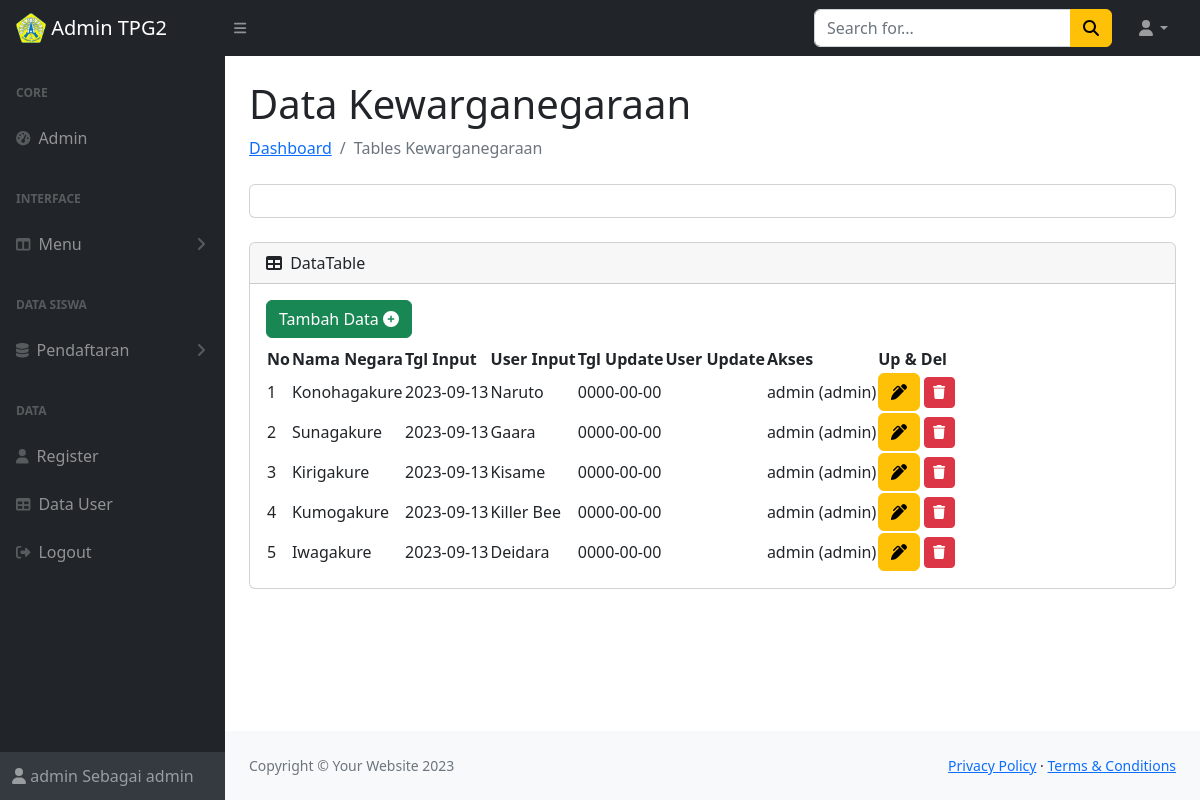
Page /admin_panel/dist/Kewarganegaraan.php (signed in) on the committed database.
### tables this page shows
CREATE TABLE `kewarganegaraan` (
  `id_negara` varchar(5) NOT NULL,
  `nama_negara` varchar(15) NOT NULL,
  `tgl_input` date NOT NULL,
  `user_input` varchar(10) NOT NULL,
  `tgl_update` date NOT NULL,
  `user_update` varchar(10) NOT NULL,
  `id_user` int(11) NOT NULL
);

CREATE TABLE `user` (
  `id_user` int(11) NOT NULL,
  `username` varchar(100) NOT NULL,
  `password` varchar(100) NOT NULL,
  `nama` varchar(50) NOT NULL,
  `email` varchar(50) NOT NULL,
  `hak_akses` varchar(30) NOT NULL
);

### admin_panel/dist/Kewarganegaraan.php (the view, shortened to what this page needs)
<?php include "header.php";
?>
            <div id="layoutSidenav_content">
                <main>
                    <div class="container-fluid px-4">
                        <h1 class="mt-4">Data Kewarganegaraan</h1>
                        <ol class="breadcrumb mb-4">
                            <li class="breadcrumb-item"><a href="index.php">Dashboard</a></li>
                            <li class="breadcrumb-item active">Tables Kewarganegaraan</li>
                        </ol>
                        <div class="card mb-4">
                            <div class="card-body">
                            </div>
                        </div>
                        <div class="card mb-4">
                            <div class="card-header">
                                <i class="fas fa-table me-1"></i>
                                DataTable
                            </div>
                            <div class="card-body">
                        <div class="col-2 mb-2">
                            <a type="submit" href="form-Kewarganegaraan.php" name="add_data" class="btn btn-success btn-block" >Tambah Data
                            <i class="fa fa-plus-circle" aria-hidden="true"></i></a>
                        </div>
                                <table id="datatablesSimple">
                                <thead>
                                        <tr>
                                            <th>No</th>
                                            <th>Nama Negara</th>
                                            <th>Tgl Input</th>
                                            <th>User Input</th>
                                            <th>Tgl Update</th>
                                            <th>User Update</th>
                                            <th>Akses</th>
                                            <th>Up & Del</th>
                                        </tr>
                                    </thead>
                                    <tbody>
            <?php
                include 'koneksi.php';
                $no = 1;
                $query = "SELECT *
                FROM kewarganegaraan
                INNER JOIN user
                ON kewarganegaraan.id_user = user.id_user";
                $sql = mysqli_query($conn, $query);
                while ($data = mysqli_fetch_assoc($sql)) {
                ?>
            <tr>
            <td><?= $no++; ?></td>
            <td><?= $data['nama_negara']; ?></td>
            <td><?= $data['tgl_input']; ?></td>
            <td><?= $data['user_input']; ?></td>
            <td><?= $data['tgl_update']; ?></td>
            <td><?= $data['user_update']; ?></td>
            <td><?= $data['hak_akses']; ?> (<?= $data['nama']; ?>)</td>
                <td>
                    <a class="btn btn-warning" type="button" href="Kewarganegaraan-edit.php?id_negara=<?= $data['id_negara']; ?>"><i class="fa-solid fa-pen-clip" aria-hidden="true"></i></a>
                    <a class="btn btn-danger btn-sm" type="button" onclick="return confirm('Data akan di Hapus?')" href="Kewarganegaraan-delete.php?id_negara=<?= $data['id_negara']; ?>"><i class="fa-solid fa-trash"></i></a>
                </td>
            </tr>
        <?php
            }
        ?>
                                    </tbody>
                                </table>
                            </div>
                        </div>
                    </div>
                </main>
                <?php include 'footer.php';?>
            </div>
        </div>
    </body>
</html>

### admin_panel/dist/header.php (shortened to what this page needs)
<!DOCTYPE html>
<html lang="en">
    <head>
        <link href="https://cdn.jsdelivr.net/npm/simple-datatables@7.1.2/dist/style.min.css" rel="stylesheet" />
        <link href="css/styles.css" rel="stylesheet" />
    </head>
    <body class="sb-nav-fixed">
        <nav class="sb-topnav navbar navbar-expand navbar-dark bg-dark">
            <a class="navbar-brand ps-3" href="index.php">
            <img src="/webskolah/image/logotp2.png" width="30" height="30" class="d-inline-block align-top" alt="">
             Admin TPG2
            </a>
            <button class="btn btn-link btn-sm order-1 order-lg-0 me-4 me-lg-0" id="sidebarToggle" href="#!"><i class="fas fa-bars"></i></button>
            <form class="d-none d-md-inline-block form-inline ms-auto me-0 me-md-3 my-2 my-md-0">
                <div class="input-group">
                    <input class="form-control" type="text" placeholder="Search for..." aria-label="Search for..." aria-describedby="btnNavbarSearch" />
                    <button class="btn btn-warning" id="btnNavbarSearch" type="button"><i class="fas fa-search"></i></button>
                </div>
            </form>
            <ul class="navbar-nav ms-auto ms-md-0 me-3 me-lg-4">
                <li class="nav-item dropdown">
                    <a class="nav-link dropdown-toggle" id="navbarDropdown" href="#" role="button" data-bs-toggle="dropdown" aria-expanded="false"><i class="fas fa-user fa-fw"></i></a>
                </li>
            </ul>
        </nav>
        <div id="layoutSidenav">
            <div id="layoutSidenav_nav">
                <nav class="sb-sidenav accordion sb-sidenav-dark" id="sidenavAccordion">
                    <div class="sb-sidenav-menu">
                        <div class="nav">
                            <div class="sb-sidenav-menu-heading">Core</div>
                            <a class="nav-link" href="index.php">
                                <div class="sb-nav-link-icon"><i class="fas fa-tachometer-alt"></i></div>
                                Admin
                            </a>
                        <?php if ($_SESSION['hak_akses']=='admin') : ?>
                            <div class="sb-sidenav-menu-heading">Interface</div>
                            <a class="nav-link collapsed" href="#" data-bs-toggle="collapse" data-bs-target="#collapseLayouts" aria-expanded="false" aria-controls="collapseLayouts">
                                <div class="sb-nav-link-icon"><i class="fas fa-columns"></i></div>
                                Menu
                                <div class="sb-sidenav-collapse-arrow"><i class="fas fa-angle-down"></i></div>
                            </a>
                            <?php endif;?>
                            <div class="sb-sidenav-menu-heading">Data Siswa</div>
                            <a class="nav-link collapsed" href="#" data-bs-toggle="collapse" data-bs-target="#collapseLayouts" aria-expanded="false" aria-controls="collapseLayouts">
                                <div class="sb-nav-link-icon"><i class="fa-solid fa-database"></i></div>
                                Pendaftaran
                                <div class="sb-sidenav-collapse-arrow"><i class="fas fa-angle-down"></i></div>
                            </a>
                    <div class="sb-sidenav-menu-heading">Data</div>
                    <?php if ($_SESSION['hak_akses']=='admin') : ?>
                            <a class="nav-link" href="register.php">
                                <div class="sb-nav-link-icon"><i class="fa-solid fa-user"></i></div>
                                Register
                            </a>
                            <a class="nav-link" href="data_user.php">
                                <div class="sb-nav-link-icon"><i class="fas fa-table"></i></div>
                                Data User
                            </a>
                    <?php endif;?>
                            <a class="nav-link" href="logout.php">
                                <div class="sb-nav-link-icon"><i class="fa-solid fa-right-from-bracket"></i></div>
                                Logout
                            </a>
                    </div>
                    </div>
                    <div class="sb-sidenav-footer">
                        <?php
                            if (isset($_SESSION['nama'], $_SESSION['hak_akses'])) {
                        ?>
                        <div class="fs-6"><i class="fa-solid fa-user"></i> <?= $_SESSION['nama']; ?> Sebagai <?= $_SESSION['hak_akses']; ?></div>
                        <?php
                            }
                        ?>
                    </div>
                </nav>
            </div>

### admin_panel/dist/footer.php
<footer class="py-4 bg-light mt-auto">
                    <div class="container-fluid px-4">
                        <div class="d-flex align-items-center justify-content-between small">
                            <div class="text-muted">Copyright &copy; Your Website 2023</div>
                            <div>
                                <a href="#">Privacy Policy</a>
                                &middot;
                                <a href="#">Terms &amp; Conditions</a>
                            </div>
                        </div>
                    </div>
                </footer>

### rows in the picture
kewarganegaraan: nama_negara "Konohagakure", tgl_input "2023-09-13", user_input "Naruto", tgl_update "0000-00-00", id_user.hak_akses "admin", id_user.nama "admin"
kewarganegaraan: nama_negara "Sunagakure", tgl_input "2023-09-13", user_input "Gaara", tgl_update "0000-00-00", id_user.hak_akses "admin", id_user.nama "admin"
kewarganegaraan: nama_negara "Kirigakure", tgl_input "2023-09-13", user_input "Kisame", tgl_update "0000-00-00", id_user.hak_akses "admin", id_user.nama "admin"
kewarganegaraan: nama_negara "Kumogakure", tgl_input "2023-09-13", user_input "Killer Bee", tgl_update "0000-00-00", id_user.hak_akses "admin", id_user.nama "admin"
kewarganegaraan: nama_negara "Iwagakure", tgl_input "2023-09-13", user_input "Deidara", tgl_update "0000-00-00", id_user.hak_akses "admin", id_user.nama "admin"

### other values in the picture
$_SESSION['nama'] "admin"
$_SESSION['hak_akses'] "admin"
